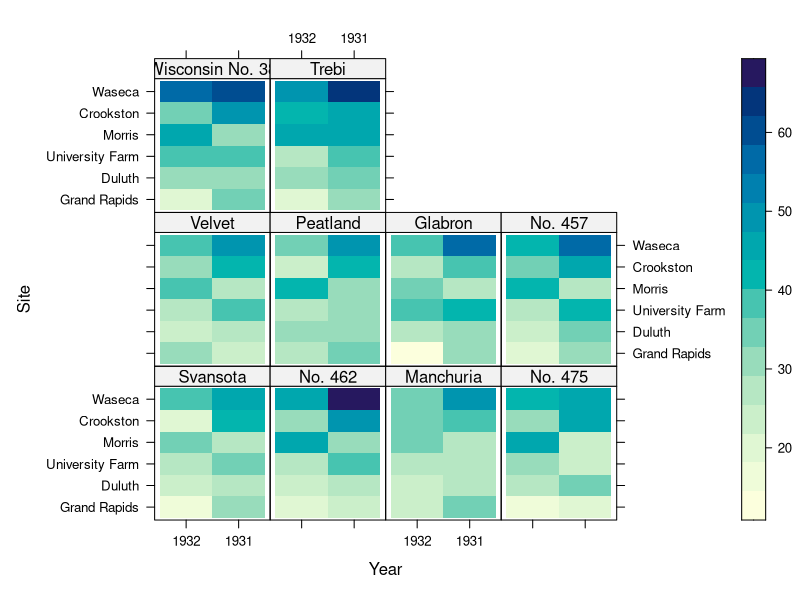

Generate this figure with R:
## ---- chunk 1
library(lattice)
summary(barley)

## ---- chunk 2
summary(barley)

library(lattice)


levelplot(barley$yield~barley$year*barley$site|barley$variety, barley, colorkey=TRUE, drape=TRUE, groups = NULL, xlab = "Year", ylab = "Site")


